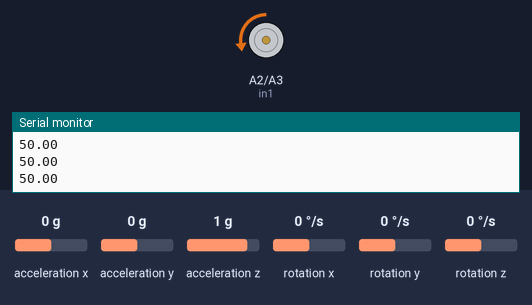
This sketch was run on a simulated Arduino Uno, built with avr-gcc and run on an emulated ATmega328P. Shown: motor-driver pin pairs drawn as motors (green arrow = first pin HIGH = forward, orange = second pin HIGH = backward, longer = more drive, scaled by the enable pin), the last lines printed to the serial monitor. The test bench sets the inputs (shaded band); at power-on: rotation z 0 °/s, acceleration y 0 g, acceleration z 1 g, acceleration x 0 g, rotation x 0 °/s, rotation y 0 °/s.

Above: at 3.2 s.
3.3 s: rotation z set to -192 °/s
At 4.1 s:
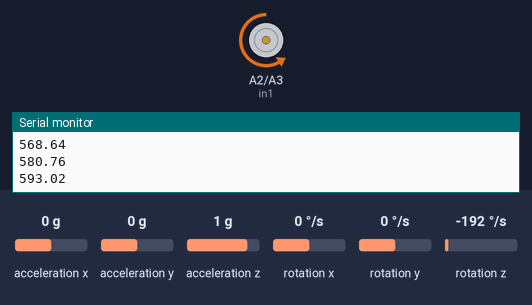
At 4.72 s:
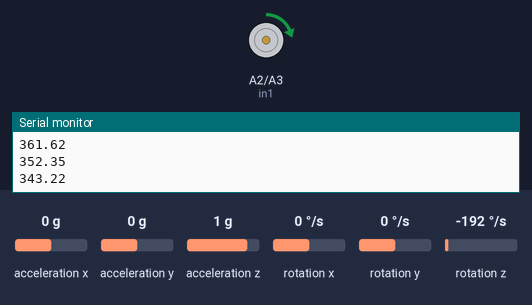
6.3 s: acceleration y set to 0.8 g
9.3 s: acceleration z set to -1.4 g
12.3 s: rotation z set to 0 °/s
At 12.9 s:
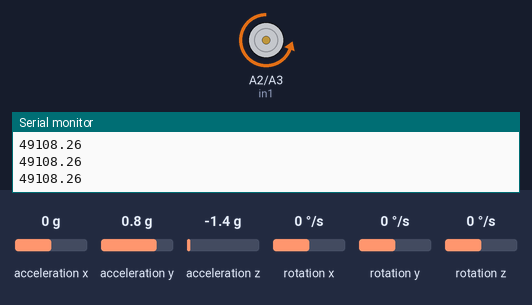
Timing chart, 0 to 14.8 s (numbered marks = the images above; inputs shaded):
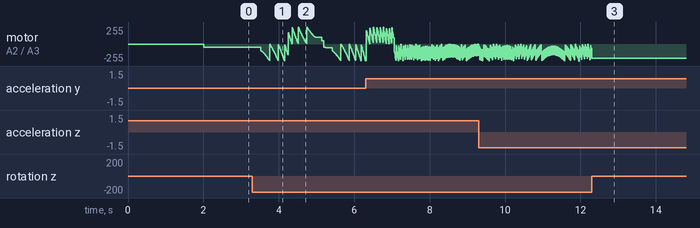

The sketch:

yawcontrol.ino
```cpp
#include "Wire.h"
#include <MPU6050_light.h>
#define in1 A2
#define in2 A3
#define enA 6
MPU6050 mpu(Wire);
unsigned long timer = 0;
float desiredAngle = 0.0;
float off = 50;
float Kpr = 70; //50

float Kpy = 5;//7; //10
float Kir = 0; //1.5
float Kiy = 0;  //1
float kdr = 2.5;
float Kdy = 0;
float pr = 30;
float py = 180;
float prevError_yaw = 0.0;
float prevError_roll = 0.0;
float integral_roll = 0.0;
float integral_yaw = 0.0;

void dc_motor_init(){
  pinMode(enA, OUTPUT);
  pinMode(in1, OUTPUT);
  pinMode(in2, OUTPUT);
  digitalWrite(in1, LOW);
  digitalWrite(in2, LOW);
}

void motor_control(float pwm) {
  if (pwm < 0) {
    digitalWrite(in1, HIGH);
    digitalWrite(in2, LOW);
    pwm = -pwm;
  } else {
    digitalWrite(in1, LOW);
    digitalWrite(in2, HIGH);
  }
  pwm = off + pwm;

  Serial.println(pwm);

  analogWrite(enA, pwm);
}

void setup() {
  dc_motor_init();
  Serial.begin(9600);
  Wire.begin();

  byte status = mpu.begin();
  Serial.print(F("MPU6050 status: "));
  Serial.println(status);
  while(status!=0){ } // stop everything if could not connect to MPU6050

  Serial.println(F("Calculating offsets, do not move MPU6050"));
  mpu.calcOffsets();
  delay(1000);
  // mpu.upsideDownMounting = true; // uncomment this line if the MPU6050 is mounted upside-down
  Serial.println("Done!\n");

}

void loop() {
  mpu.update();

  // if((millis()-timer)>10){ // print data every 10ms

  // timer = millis();
  float currentAngle_roll = (mpu.getAngleX());
  float currentAngle_yaw = (mpu.getAngleZ());
    if(currentAngle_yaw > 180)
    currentAngle_yaw -=360;
    else if(currentAngle_yaw < -180)
      currentAngle_yaw +=360;
    // if(currentAngle_yaw > 10 ){
  //   currentAngle_yaw = 10;
  // }
  // else if(currentAngle_yaw < -10 ){
  //   currentAngle_yaw = -10;
  // }
  //   float currentAngle_roll = mpu.getAngleX();
  // float currentAngle_yaw = mpu.getAngleZ();
  float error_roll = desiredAngle - currentAngle_roll;
  float error_yaw = desiredAngle - currentAngle_yaw;

  integral_roll += error_roll;
  integral_yaw += error_yaw;
  float derivative = error_yaw - prevError_yaw;
  float dr = error_roll - prevError_roll;
  float output;

  // if (currentAngle_roll < 2 && currentAngle_roll > -2){
  output =  (abs(error_roll)/pr)*( Kpr * error_roll + + Kir * integral_roll  - kdr*dr) + (abs(error_yaw)/py)*(Kpy * error_yaw + Kiy * integral_yaw - Kdy * derivative);
  // Serial.println(currentAngle_yaw);
  // // output = yaw_corr;
  // // Serial.println(output);
  // }
  // else{
  //   output = Kpr * error_roll + + Kir * integral_roll  - kdr*dr;

  //   Serial.println(output);
  // }
  // // Serial.println(output);
  motor_control(output);
  prevError_yaw = error_yaw;
  prevError_roll = error_roll;
  // timer = millis();
// }
}
```

Measured:
- after the input at 12.3 s, motor on A2 (in1) / A3 (in2): goes on until 12.3 s, then stays backward 212/255
